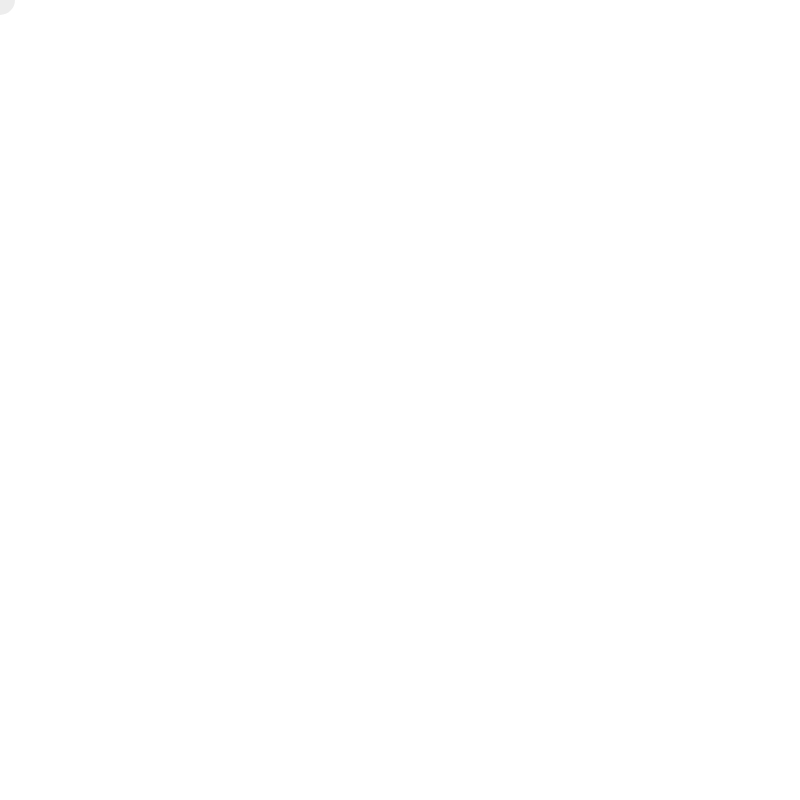
Frame 1 (no input)
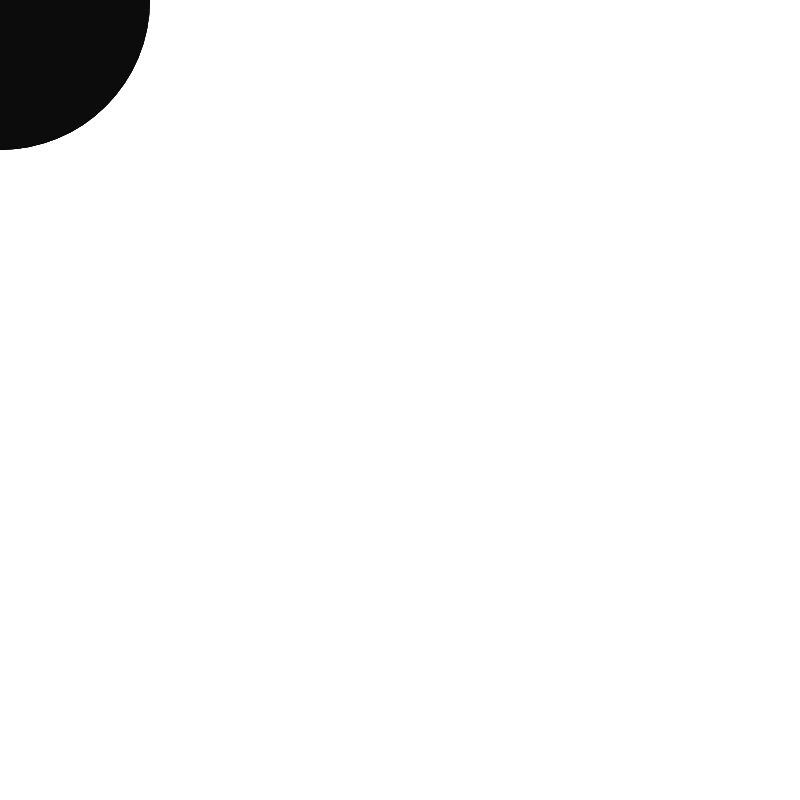
Frame 60 (no input)
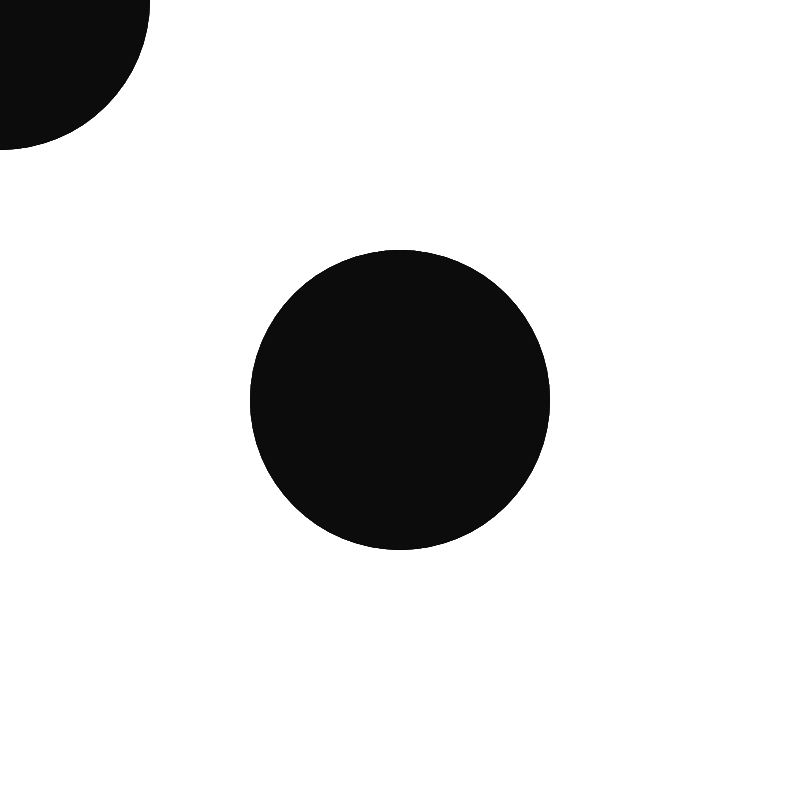
Frame 120 (the mouse pressed at the canvas centre since frame 60)

The p5.js sketch that drew these frames (run headless with seeded random() and noise() and a simulated clock; from frame 60 on, the mouse is pressed at the canvas centre):

// p5.js sketch
// ── sketch.js

let select = 400; 
let size = 30; 
let rgba = [20, 20, 20, 20]; 

function setup() {
  noStroke(); 
  createCanvas(800, 800);
}

function draw() {
  fill(rgba);
  ellipse(mouseX, mouseY, size, size);
  if(select!=2){
    size = (300, 300);
  }
}
